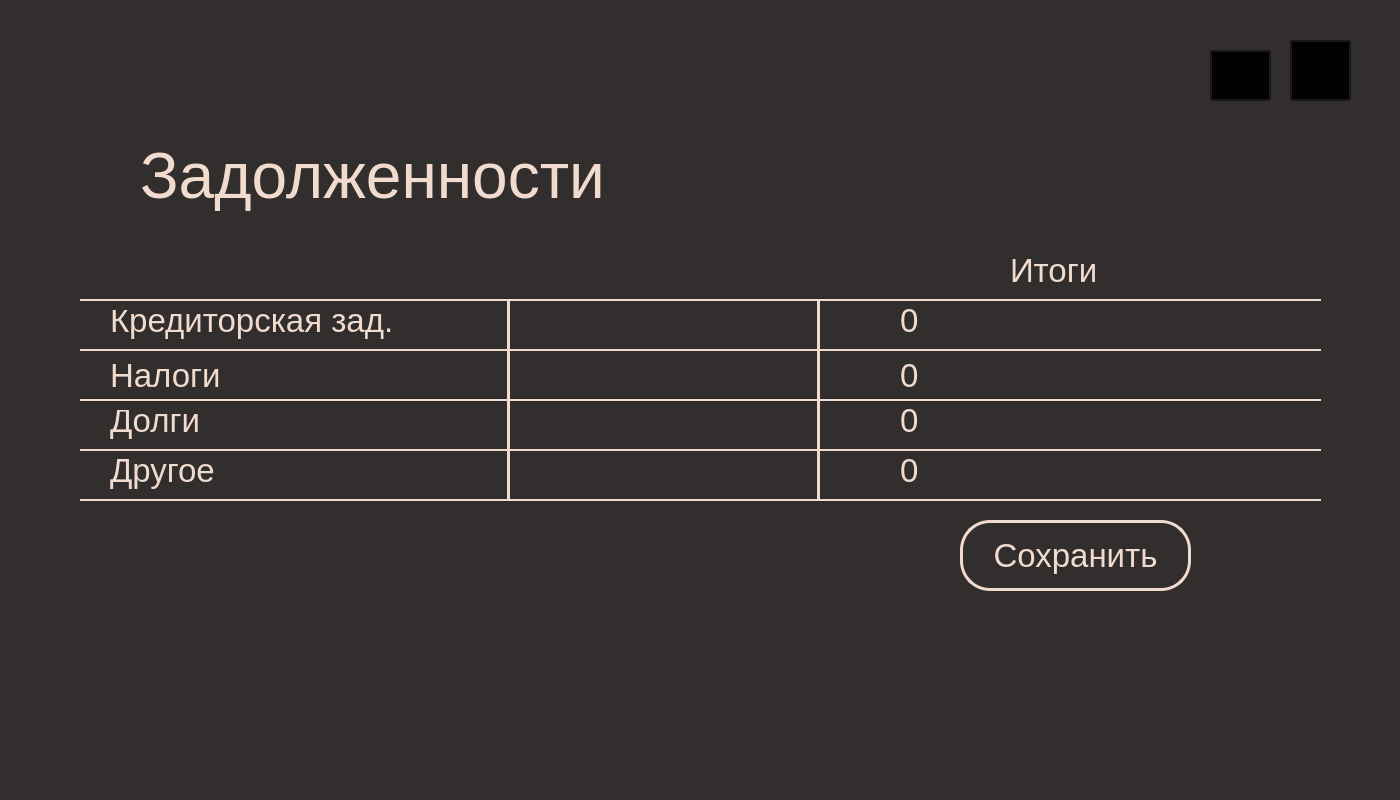
<?xml version="1.0" encoding="UTF-8"?>
<ui version="4.0">
 <class>MainWindow</class>
 <widget class="QMainWindow" name="MainWindow">
  <property name="geometry">
   <rect>
    <x>0</x>
    <y>0</y>
    <width>1400</width>
    <height>800</height>
   </rect>
  </property>
  <property name="windowTitle">
   <string>MainWindow</string>
  </property>
  <widget class="QWidget" name="centralwidget">
   <property name="styleSheet">
    <string notr="true">background-color: #312e2d;</string>
   </property>
   <widget class="QLabel" name="label_12">
    <property name="geometry">
     <rect>
      <x>900</x>
      <y>360</y>
      <width>311</width>
      <height>31</height>
     </rect>
    </property>
    <property name="font">
     <font>
      <pointsize>25</pointsize>
     </font>
    </property>
    <property name="styleSheet">
     <string notr="true">color: #f1dbce; background: transparent;</string>
    </property>
    <property name="text">
     <string>0</string>
    </property>
   </widget>
   <widget class="Line" name="line_9">
    <property name="geometry">
     <rect>
      <x>810</x>
      <y>300</y>
      <width>16</width>
      <height>201</height>
     </rect>
    </property>
    <property name="styleSheet">
     <string notr="true">color: #f1dbce; background-color: transparent;</string>
    </property>
    <property name="frameShadow">
     <enum>QFrame::Plain</enum>
    </property>
    <property name="lineWidth">
     <number>3</number>
    </property>
    <property name="orientation">
     <enum>Qt::Vertical</enum>
    </property>
   </widget>
   <widget class="QPushButton" name="pushButton_3">
    <property name="geometry">
     <rect>
      <x>960</x>
      <y>520</y>
      <width>231</width>
      <height>71</height>
     </rect>
    </property>
    <property name="font">
     <font>
      <pointsize>25</pointsize>
     </font>
    </property>
    <property name="styleSheet">
     <string notr="true">QPushButton {
color: #f1dbce;
border: 3px solid #f1dbce;
border-radius: 30;
}
QPushButton:hover {
color: #c6594e;
border: 3px solid #c6594e;
border-radius: 30;
}</string>
    </property>
    <property name="text">
     <string>Сохранить</string>
    </property>
   </widget>
   <widget class="Line" name="line_6">
    <property name="geometry">
     <rect>
      <x>80</x>
      <y>440</y>
      <width>1241</width>
      <height>20</height>
     </rect>
    </property>
    <property name="styleSheet">
     <string notr="true">color: #f1dbce;</string>
    </property>
    <property name="frameShadow">
     <enum>QFrame::Plain</enum>
    </property>
    <property name="lineWidth">
     <number>2</number>
    </property>
    <property name="orientation">
     <enum>Qt::Horizontal</enum>
    </property>
   </widget>
   <widget class="QLabel" name="label_2">
    <property name="geometry">
     <rect>
      <x>140</x>
      <y>140</y>
      <width>711</width>
      <height>71</height>
     </rect>
    </property>
    <property name="font">
     <font>
      <pointsize>48</pointsize>
     </font>
    </property>
    <property name="layoutDirection">
     <enum>Qt::LeftToRight</enum>
    </property>
    <property name="styleSheet">
     <string notr="true">color: #f1dbce;</string>
    </property>
    <property name="text">
     <string>Задолженности</string>
    </property>
   </widget>
   <widget class="Line" name="line_3">
    <property name="geometry">
     <rect>
      <x>80</x>
      <y>340</y>
      <width>1241</width>
      <height>20</height>
     </rect>
    </property>
    <property name="styleSheet">
     <string notr="true">color: #f1dbce;</string>
    </property>
    <property name="frameShadow">
     <enum>QFrame::Plain</enum>
    </property>
    <property name="lineWidth">
     <number>2</number>
    </property>
    <property name="orientation">
     <enum>Qt::Horizontal</enum>
    </property>
   </widget>
   <widget class="QLabel" name="label_16">
    <property name="geometry">
     <rect>
      <x>900</x>
      <y>400</y>
      <width>311</width>
      <height>41</height>
     </rect>
    </property>
    <property name="font">
     <font>
      <pointsize>25</pointsize>
     </font>
    </property>
    <property name="styleSheet">
     <string notr="true">color: #f1dbce; background: transparent;</string>
    </property>
    <property name="text">
     <string>0</string>
    </property>
   </widget>
   <widget class="QLineEdit" name="lineEdit_4">
    <property name="geometry">
     <rect>
      <x>520</x>
      <y>460</y>
      <width>281</width>
      <height>41</height>
     </rect>
    </property>
    <property name="font">
     <font>
      <pointsize>20</pointsize>
     </font>
    </property>
    <property name="styleSheet">
     <string notr="true">border: none; background: transparent; color: #f1dbce;</string>
    </property>
    <property name="text">
     <string/>
    </property>
   </widget>
   <widget class="QLineEdit" name="lineEdit_2">
    <property name="geometry">
     <rect>
      <x>520</x>
      <y>360</y>
      <width>281</width>
      <height>41</height>
     </rect>
    </property>
    <property name="font">
     <font>
      <pointsize>20</pointsize>
     </font>
    </property>
    <property name="styleSheet">
     <string notr="true">border: none; background: transparent; color: #f1dbce;</string>
    </property>
    <property name="text">
     <string/>
    </property>
   </widget>
   <widget class="QLineEdit" name="lineEdit">
    <property name="geometry">
     <rect>
      <x>520</x>
      <y>310</y>
      <width>281</width>
      <height>41</height>
     </rect>
    </property>
    <property name="font">
     <font>
      <pointsize>20</pointsize>
     </font>
    </property>
    <property name="styleSheet">
     <string notr="true">border: none; background: transparent; color: #f1dbce;</string>
    </property>
    <property name="text">
     <string/>
    </property>
   </widget>
   <widget class="QLabel" name="label_8">
    <property name="geometry">
     <rect>
      <x>1010</x>
      <y>250</y>
      <width>171</width>
      <height>41</height>
     </rect>
    </property>
    <property name="font">
     <font>
      <pointsize>25</pointsize>
     </font>
    </property>
    <property name="styleSheet">
     <string notr="true">color: #f1dbce;</string>
    </property>
    <property name="text">
     <string>Итоги</string>
    </property>
   </widget>
   <widget class="QLabel" name="label">
    <property name="geometry">
     <rect>
      <x>110</x>
      <y>300</y>
      <width>291</width>
      <height>41</height>
     </rect>
    </property>
    <property name="font">
     <font>
      <pointsize>25</pointsize>
     </font>
    </property>
    <property name="styleSheet">
     <string notr="true">color: #f1dbce; background-color: transparent;</string>
    </property>
    <property name="text">
     <string>Кредиторская зад.</string>
    </property>
   </widget>
   <widget class="Line" name="line_2">
    <property name="geometry">
     <rect>
      <x>80</x>
      <y>290</y>
      <width>1241</width>
      <height>20</height>
     </rect>
    </property>
    <property name="styleSheet">
     <string notr="true">color: #f1dbce;</string>
    </property>
    <property name="frameShadow">
     <enum>QFrame::Plain</enum>
    </property>
    <property name="lineWidth">
     <number>2</number>
    </property>
    <property name="orientation">
     <enum>Qt::Horizontal</enum>
    </property>
   </widget>
   <widget class="QLabel" name="label_14">
    <property name="geometry">
     <rect>
      <x>900</x>
      <y>300</y>
      <width>311</width>
      <height>41</height>
     </rect>
    </property>
    <property name="font">
     <font>
      <pointsize>25</pointsize>
     </font>
    </property>
    <property name="styleSheet">
     <string notr="true">color: #f1dbce; background: transparent;</string>
    </property>
    <property name="text">
     <string>0</string>
    </property>
   </widget>
   <widget class="QLabel" name="label_3">
    <property name="geometry">
     <rect>
      <x>110</x>
      <y>360</y>
      <width>301</width>
      <height>31</height>
     </rect>
    </property>
    <property name="font">
     <font>
      <pointsize>25</pointsize>
     </font>
    </property>
    <property name="styleSheet">
     <string notr="true">color: #f1dbce; background-color: transparent;</string>
    </property>
    <property name="text">
     <string>Налоги</string>
    </property>
   </widget>
   <widget class="QLabel" name="label_5">
    <property name="geometry">
     <rect>
      <x>110</x>
      <y>450</y>
      <width>401</width>
      <height>41</height>
     </rect>
    </property>
    <property name="font">
     <font>
      <pointsize>25</pointsize>
     </font>
    </property>
    <property name="styleSheet">
     <string notr="true">color: #f1dbce; background-color: transparent;</string>
    </property>
    <property name="text">
     <string>Другое</string>
    </property>
   </widget>
   <widget class="QLabel" name="label_4">
    <property name="geometry">
     <rect>
      <x>110</x>
      <y>400</y>
      <width>301</width>
      <height>41</height>
     </rect>
    </property>
    <property name="font">
     <font>
      <pointsize>25</pointsize>
     </font>
    </property>
    <property name="styleSheet">
     <string notr="true">color: #f1dbce; background-color: transparent;</string>
    </property>
    <property name="text">
     <string>Долги</string>
    </property>
   </widget>
   <widget class="QLabel" name="label_13">
    <property name="geometry">
     <rect>
      <x>900</x>
      <y>450</y>
      <width>311</width>
      <height>41</height>
     </rect>
    </property>
    <property name="font">
     <font>
      <pointsize>25</pointsize>
     </font>
    </property>
    <property name="styleSheet">
     <string notr="true">color: #f1dbce; background: transparent;</string>
    </property>
    <property name="text">
     <string>0</string>
    </property>
   </widget>
   <widget class="Line" name="line_4">
    <property name="geometry">
     <rect>
      <x>80</x>
      <y>390</y>
      <width>1241</width>
      <height>20</height>
     </rect>
    </property>
    <property name="styleSheet">
     <string notr="true">color: #f1dbce;</string>
    </property>
    <property name="frameShadow">
     <enum>QFrame::Plain</enum>
    </property>
    <property name="lineWidth">
     <number>2</number>
    </property>
    <property name="orientation">
     <enum>Qt::Horizontal</enum>
    </property>
   </widget>
   <widget class="Line" name="line_7">
    <property name="geometry">
     <rect>
      <x>80</x>
      <y>490</y>
      <width>1241</width>
      <height>20</height>
     </rect>
    </property>
    <property name="styleSheet">
     <string notr="true">color: #f1dbce;</string>
    </property>
    <property name="frameShadow">
     <enum>QFrame::Plain</enum>
    </property>
    <property name="lineWidth">
     <number>2</number>
    </property>
    <property name="orientation">
     <enum>Qt::Horizontal</enum>
    </property>
   </widget>
   <widget class="QLineEdit" name="lineEdit_3">
    <property name="geometry">
     <rect>
      <x>520</x>
      <y>410</y>
      <width>281</width>
      <height>41</height>
     </rect>
    </property>
    <property name="font">
     <font>
      <pointsize>20</pointsize>
     </font>
    </property>
    <property name="styleSheet">
     <string notr="true">border: none; background: transparent; color: #f1dbce;</string>
    </property>
    <property name="text">
     <string/>
    </property>
   </widget>
   <widget class="Line" name="line">
    <property name="geometry">
     <rect>
      <x>500</x>
      <y>300</y>
      <width>16</width>
      <height>201</height>
     </rect>
    </property>
    <property name="styleSheet">
     <string notr="true">color: #f1dbce; background-color: transparent;</string>
    </property>
    <property name="frameShadow">
     <enum>QFrame::Plain</enum>
    </property>
    <property name="lineWidth">
     <number>3</number>
    </property>
    <property name="orientation">
     <enum>Qt::Vertical</enum>
    </property>
   </widget>
   <widget class="QPushButton" name="pushButton_2">
    <property name="geometry">
     <rect>
      <x>1290</x>
      <y>40</y>
      <width>61</width>
      <height>61</height>
     </rect>
    </property>
    <property name="font">
     <font>
      <pointsize>36</pointsize>
     </font>
    </property>
    <property name="styleSheet">
     <string notr="true">background-color: transparent;</string>
    </property>
    <property name="text">
     <string/>
    </property>
   </widget>
   <widget class="QPushButton" name="pushButton">
    <property name="geometry">
     <rect>
      <x>1210</x>
      <y>50</y>
      <width>61</width>
      <height>51</height>
     </rect>
    </property>
    <property name="styleSheet">
     <string notr="true">background-color: transparent;</string>
    </property>
    <property name="text">
     <string/>
    </property>
   </widget>
   <widget class="QLabel" name="label_9">
    <property name="geometry">
     <rect>
      <x>1290</x>
      <y>40</y>
      <width>71</width>
      <height>61</height>
     </rect>
    </property>
    <property name="text">
     <string/>
    </property>
    <property name="pixmap">
     <pixmap>Pictures/Серый дом.png</pixmap>
    </property>
   </widget>
   <widget class="QLabel" name="label_10">
    <property name="geometry">
     <rect>
      <x>1210</x>
      <y>50</y>
      <width>61</width>
      <height>51</height>
     </rect>
    </property>
    <property name="text">
     <string/>
    </property>
    <property name="pixmap">
     <pixmap>Pictures/стрелка.png</pixmap>
    </property>
   </widget>
   <widget class="QPushButton" name="pushButton_4">
    <property name="geometry">
     <rect>
      <x>1210</x>
      <y>50</y>
      <width>61</width>
      <height>51</height>
     </rect>
    </property>
    <property name="styleSheet">
     <string notr="true">background-color: transparent;</string>
    </property>
    <property name="text">
     <string/>
    </property>
   </widget>
   <widget class="QPushButton" name="pushButton_5">
    <property name="geometry">
     <rect>
      <x>1290</x>
      <y>40</y>
      <width>61</width>
      <height>61</height>
     </rect>
    </property>
    <property name="styleSheet">
     <string notr="true">background-color: transparent;</string>
    </property>
    <property name="text">
     <string/>
    </property>
   </widget>
   <zorder>pushButton_3</zorder>
   <zorder>line_6</zorder>
   <zorder>label_2</zorder>
   <zorder>line_3</zorder>
   <zorder>label_8</zorder>
   <zorder>label</zorder>
   <zorder>line_2</zorder>
   <zorder>label_3</zorder>
   <zorder>label_5</zorder>
   <zorder>label_4</zorder>
   <zorder>line_4</zorder>
   <zorder>line_7</zorder>
   <zorder>line</zorder>
   <zorder>line_9</zorder>
   <zorder>pushButton_2</zorder>
   <zorder>pushButton</zorder>
   <zorder>label_9</zorder>
   <zorder>label_10</zorder>
   <zorder>label_16</zorder>
   <zorder>label_14</zorder>
   <zorder>label_12</zorder>
   <zorder>label_13</zorder>
   <zorder>lineEdit_4</zorder>
   <zorder>lineEdit_3</zorder>
   <zorder>lineEdit</zorder>
   <zorder>lineEdit_2</zorder>
   <zorder>pushButton_4</zorder>
   <zorder>pushButton_5</zorder>
  </widget>
 </widget>
 <resources/>
 <connections/>
</ui>
